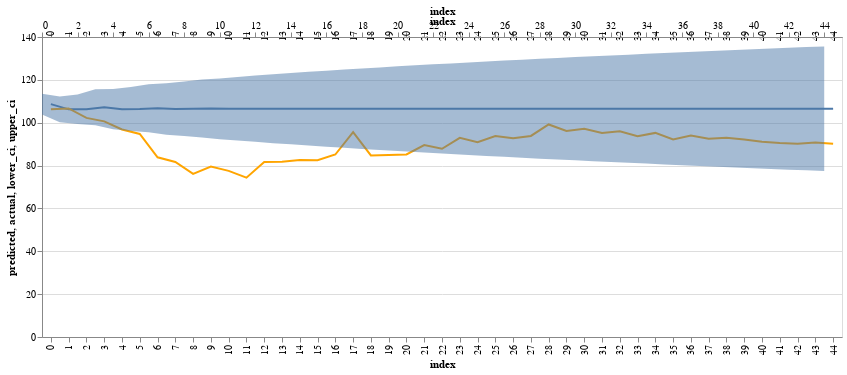

Here is the notebook cell this chart was saved with:
### Code cell
#TODO: fix top x-axis
line_predicted_elec + line_actual_elec + band_elec

### Figure 1 — Vega-Lite specification as saved in the notebook (floating-point values rounded to 4 significant figures)
{"config": {"view": {"continuousWidth": 400, "continuousHeight": 300}}, "layer": [{"mark": "line", "encoding": {"x": {"type": "ordinal", "field": "index"}, "y": {"type": "quantitative", "field": "predicted"}}, "width": 800}, {"mark": {"type": "line", "color": "orange"}, "encoding": {"x": {"type": "ordinal", "field": "index"}, "y": {"type": "quantitative", "field": "actual"}}, "width": 800}, {"mark": {"type": "area", "opacity": 0.5}, "encoding": {"x": {"type": "quantitative", "field": "index"}, "y": {"type": "quantitative", "field": "lower_ci"}, "y2": {"field": "upper_ci"}}, "width": 800}], "data": {"name": "data-e6ec2bf5478d29c0d880dfd421f7b9ad"}, "$schema": "https://vega.github.io/schema/vega-lite/v4.8.1.json", "datasets": {"data-e6ec2bf5478d29c0d880dfd421f7b9ad": [{"index": 0, "predicted": 108.7, "actual": 106.3, "lower_ci": 103.8, "upper_ci": 113.5}, {"index": 1, "predicted": 106.2, "actual": 106.7, "lower_ci": 100.2, "upper_ci": 112.3}, {"index": 2, "predicted": 106.3, "actual": 102.3, "lower_ci": 99.37, "upper_ci": 113.2}, {"index": 3, "predicted": 107.2, "actual": 100.6, "lower_ci": 98.77, "upper_ci": 115.6}, {"index": 4, "predicted": 106.3, "actual": 96.83, "lower_ci": 96.9, "upper_ci": 115.7}, {"index": 5, "predicted": 106.4, "actual": 94.75, "lower_ci": 96.19, "upper_ci": 116.7}, {"index": 6, "predicted": 106.8, "actual": 83.88, "lower_ci": 95.54, "upper_ci": 118.0}, {"index": 7, "predicted": 106.4, "actual": 81.66, "lower_ci": 94.41, "upper_ci": 118.4}, {"index": 8, "predicted": 106.5, "actual": 76.13, "lower_ci": 93.76, "upper_ci": 119.3}, {"index": 9, "predicted": 106.6, "actual": 79.54, "lower_ci": 93.11, "upper_ci": 120.1}, {"index": 10, "predicted": 106.5, "actual": 77.54, "lower_ci": 92.3, "upper_ci": 120.7}, {"index": 11, "predicted": 106.5, "actual": 74.34, "lower_ci": 91.7, "upper_ci": 121.3}, {"index": 12, "predicted": 106.6, "actual": 81.65, "lower_ci": 91.1, "upper_ci": 122.0}, {"index": 13, "predicted": 106.5, "actual": 81.79, "lower_ci": 90.45, "upper_ci": 122.6}, {"index": 14, "predicted": 106.5, "actual": 82.63, "lower_ci": 89.89, "upper_ci": 123.2}, {"index": 15, "predicted": 106.5, "actual": 82.47, "lower_ci": 89.34, "upper_ci": 123.7}, {"index": 16, "predicted": 106.5, "actual": 85.16, "lower_ci": 88.78, "upper_ci": 124.3}, {"index": 17, "predicted": 106.5, "actual": 95.63, "lower_ci": 88.26, "upper_ci": 124.8}, {"index": 18, "predicted": 106.5, "actual": 84.72, "lower_ci": 87.75, "upper_ci": 125.3}, {"index": 19, "predicted": 106.5, "actual": 84.94, "lower_ci": 87.25, "upper_ci": 125.8}, {"index": 20, "predicted": 106.5, "actual": 85.17, "lower_ci": 86.77, "upper_ci": 126.3}, {"index": 21, "predicted": 106.5, "actual": 89.54, "lower_ci": 86.29, "upper_ci": 126.8}, {"index": 22, "predicted": 106.5, "actual": 87.85, "lower_ci": 85.83, "upper_ci": 127.2}, {"index": 23, "predicted": 106.5, "actual": 92.93, "lower_ci": 85.37, "upper_ci": 127.7}, {"index": 24, "predicted": 106.5, "actual": 90.88, "lower_ci": 84.93, "upper_ci": 128.1}, {"index": 25, "predicted": 106.5, "actual": 93.83, "lower_ci": 84.49, "upper_ci": 128.6}, {"index": 26, "predicted": 106.5, "actual": 92.77, "lower_ci": 84.07, "upper_ci": 129.0}, {"index": 27, "predicted": 106.5, "actual": 93.82, "lower_ci": 83.65, "upper_ci": 129.4}, {"index": 28, "predicted": 106.5, "actual": 99.18, "lower_ci": 83.24, "upper_ci": 129.8}, {"index": 29, "predicted": 106.5, "actual": 96.18, "lower_ci": 82.84, "upper_ci": 130.2}, {"index": 30, "predicted": 106.5, "actual": 97.16, "lower_ci": 82.44, "upper_ci": 130.6}, {"index": 31, "predicted": 106.5, "actual": 95.17, "lower_ci": 82.05, "upper_ci": 131.0}, {"index": 32, "predicted": 106.5, "actual": 95.99, "lower_ci": 81.66, "upper_ci": 131.4}, {"index": 33, "predicted": 106.5, "actual": 93.73, "lower_ci": 81.29, "upper_ci": 131.8}, {"index": 34, "predicted": 106.5, "actual": 95.25, "lower_ci": 80.91, "upper_ci": 132.1}, {"index": 35, "predicted": 106.5, "actual": 92.14, "lower_ci": 80.54, "upper_ci": 132.5}, {"index": 36, "predicted": 106.5, "actual": 94.01, "lower_ci": 80.18, "upper_ci": 132.9}, {"index": 37, "predicted": 106.5, "actual": 92.51, "lower_ci": 79.82, "upper_ci": 133.2}, {"index": 38, "predicted": 106.5, "actual": 93.0, "lower_ci": 79.47, "upper_ci": 133.6}, {"index": 39, "predicted": 106.5, "actual": 92.18, "lower_ci": 79.12, "upper_ci": 133.9}, {"index": 40, "predicted": 106.5, "actual": 91.14, "lower_ci": 78.78, "upper_ci": 134.3}, {"index": 41, "predicted": 106.5, "actual": 90.5, "lower_ci": 78.44, "upper_ci": 134.6}, {"index": 42, "predicted": 106.5, "actual": 90.17, "lower_ci": 78.1, "upper_ci": 135.0}, {"index": 43, "predicted": 106.5, "actual": 90.8, "lower_ci": 77.77, "upper_ci": 135.3}, {"index": 44, "predicted": 106.5, "actual": 90.14, "lower_ci": 77.44, "upper_ci": 135.6}]}}
